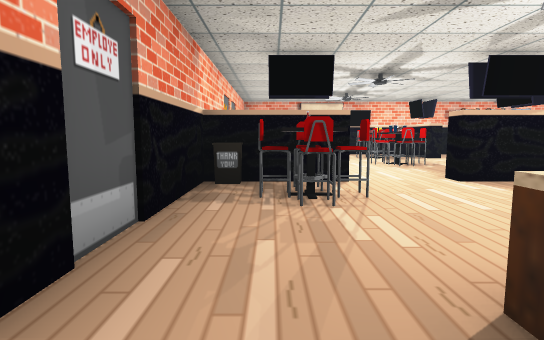
view 1 (above)

18 first-person views from a walk through a 3-D level made in the Unity game engine. The camera is 1.5 m above the floor, tilts 6° down and sees 80° across. Doors are open. The floor is counted in squares, 2 m on a side. Each view is taken from the middle of a square. On the plan, view 1 faces up. The plan holds only what a view shows up to about 11 squares ahead; the rest is blank. The place goes on beyond the plan. The player is left out. Some surface patterns are stand-ins.

view 2
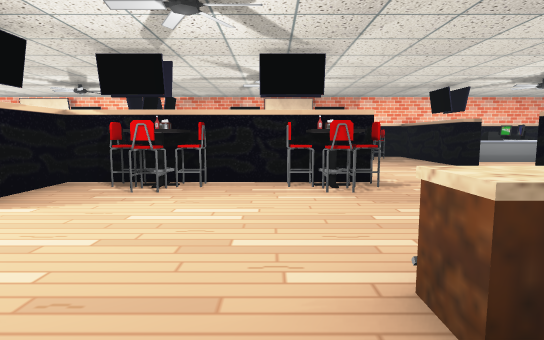

view 3
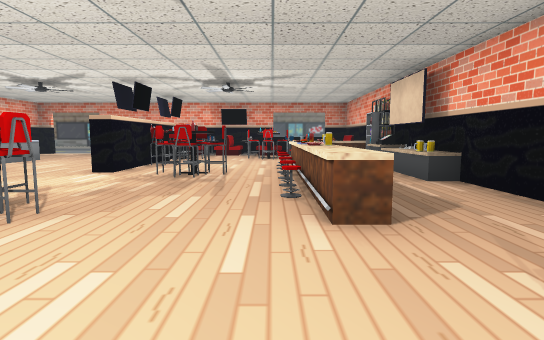

view 4
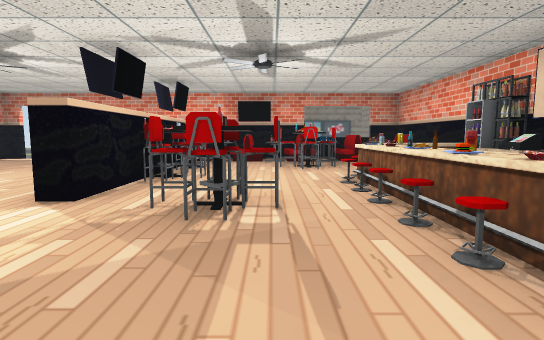

view 5
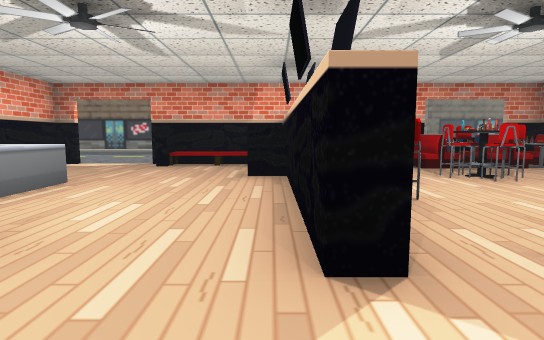

view 6
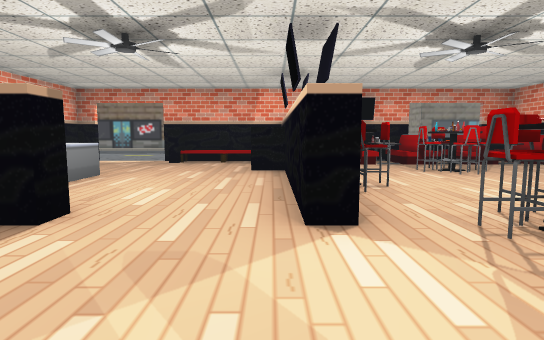

view 7
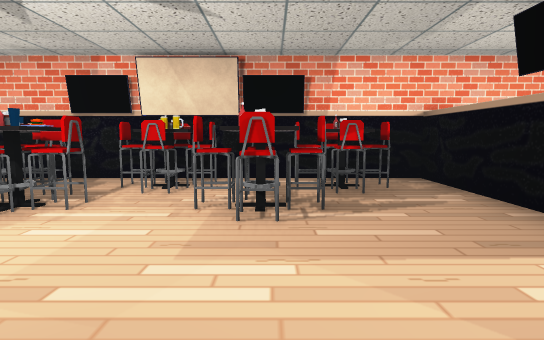

view 8
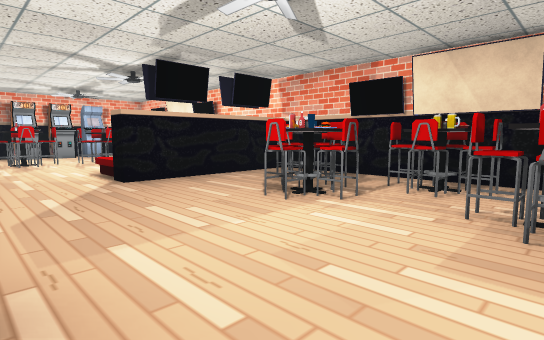

view 9
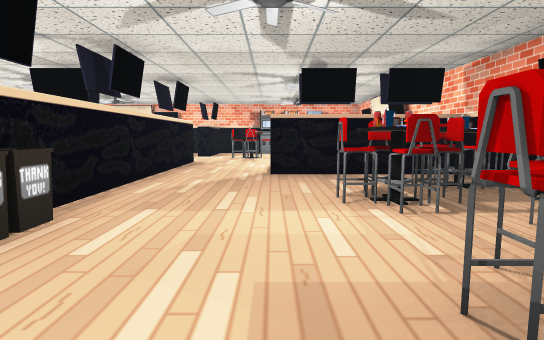

view 10
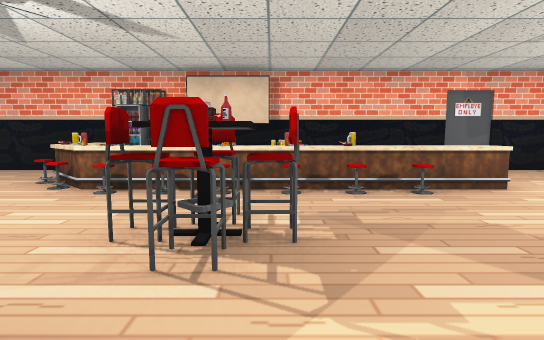

view 11
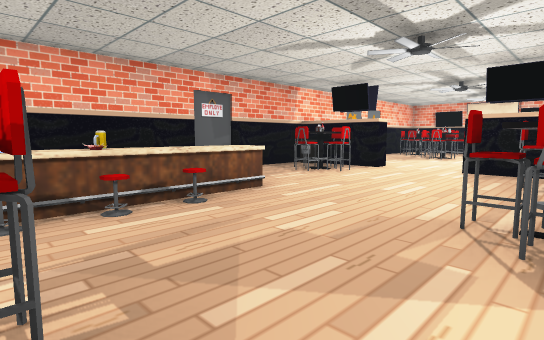

view 12
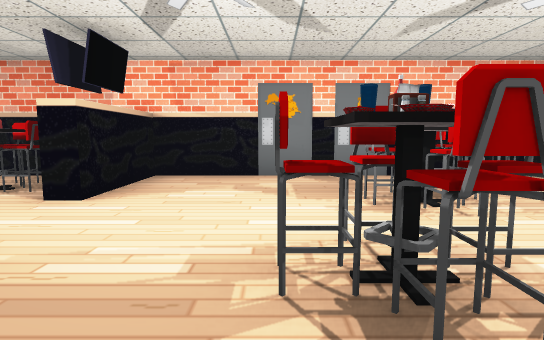

view 13
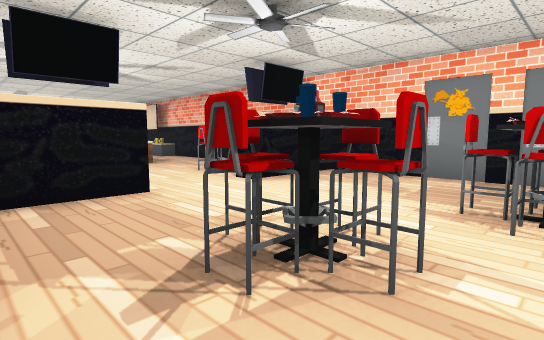

view 14
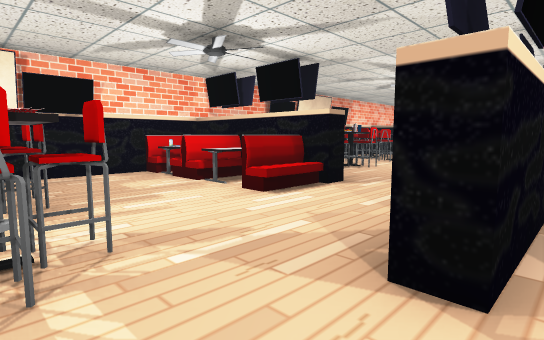

view 15
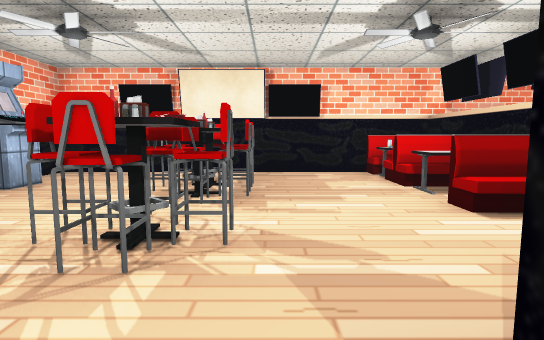

view 16
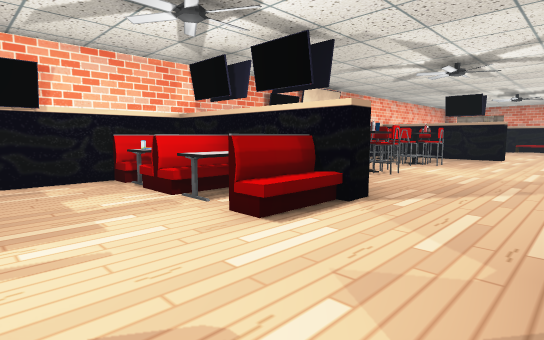

view 17
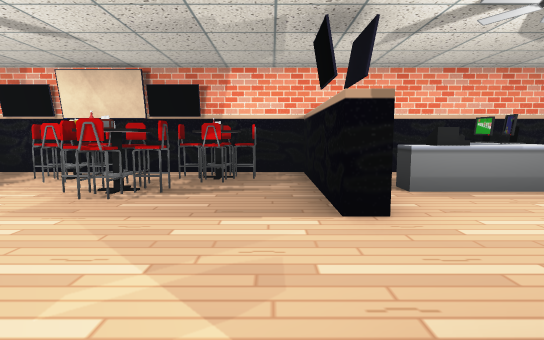

view 18
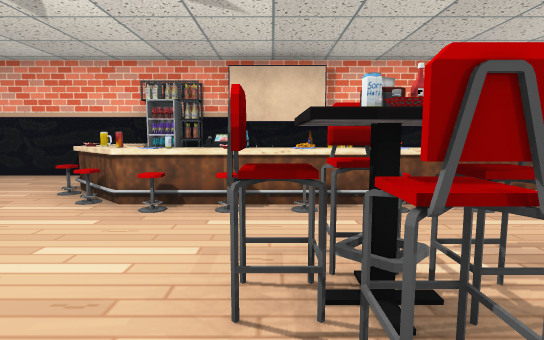

### Floor plan
Ten units are one square. View 1 is at (0, 0); x grows to the right and y downward. Boxes are objects, and circles mark ways between rooms. Rooms are numbered by the first view taken in them; rooms with no view inside come last. Other rooms are left out.
<svg viewBox="-20 -110 143 215">
<path fill="none" stroke="#000" d="M53 33 53 27 57 27 57 70 65 70M15 34 15 45M15 14 15 26M53 64 53 54M80 31 80 27 118 27 118 5M-6 34 -6 44M-5 52 4 52M-10 39 -5 39M-11 34 -11 45M-11 36 -5 36M9 -13 15 -13 15 6M-12 42 -8 42M53 -24 53 -35M-11 59 -11 97 -4 97M15 84 26 84M93 62 93 39 99 39M98 6 98 -3M107 18 107 9M66 97 86 97 86 89M111 14 107 10 107 3M12 -38 8 -43M12 -39 5 -39M113 9 110 6M53 -46 53 -53 31 -53M13 -43 3 -43M12 -43 6 -37M5 -46 9 -42M7 -49 7 -34M-4 -50 -10 -50M13 -58 13 -53 -11 -53 -11 11M111 97 118 97 118 45M-6 89 -6 96M53 -66 53 -76M57 -75 57 -16M31 -53 31 -58 48 -58M79 -58 85 -58M74 -96 76 -98 76 -105M78 -100 74 -104M81 -98 76 -98M90 -92 90 -105M92 -98 85 -98M60 -19 60 -12M101 -57 101 -66M98 -93 98 -105M107 -39 101 -39M93 -20 93 -25M107 -36 105 -37 101 -37M97 -20 92 -25M112 -40 109 -43M107 -31 107 -37M98 -20 98 -25M-11 -104 -11 -58 13 -58M92 -4 96 -8M93 -4 93 -9M118 -25 118 -53 80 -53 80 -70M81 -62 81 -70 85 -70M98 -60 98 -66M110 -36 107 -39M94 -58 118 -58 118 -105M101 -12 101 -17M98 -3 102 -3M118 5 118 -25"/>
<rect x="-15" y="45" width="10" height="10" fill="#bbb"><title>other object</title></rect>
<rect x="-15" y="25" width="10" height="10" fill="#bbb"><title>other object</title></rect>
<rect x="-15" y="15" width="10" height="10" fill="#bbb"><title>other object</title></rect>
<rect x="-5" y="85" width="10" height="10" fill="#bbb"><title>table</title></rect>
<rect x="-5" y="55" width="10" height="10" fill="#bbb"><title>stool</title></rect>
<rect x="-5" y="-45" width="10" height="10" fill="#bbb"><title>table</title></rect>
<rect x="5" y="45" width="10" height="10" fill="#bbb"><title>stool</title></rect>
<rect x="5" y="25" width="10" height="10" fill="#bbb"><title>other object</title></rect>
<rect x="5" y="5" width="10" height="10" fill="#bbb"><title>mug</title></rect>
<rect x="15" y="65" width="10" height="10" fill="#bbb"><title>other object</title></rect>
<rect x="15" y="35" width="10" height="10" fill="#bbb"><title>stool</title></rect>
<rect x="15" y="25" width="10" height="10" fill="#bbb"><title>stool</title></rect>
<rect x="15" y="15" width="10" height="10" fill="#bbb"><title>stool</title></rect>
<rect x="15" y="5" width="10" height="10" fill="#bbb"><title>stool</title></rect>
<rect x="15" y="-5" width="10" height="10" fill="#bbb"><title>stool</title></rect>
<rect x="25" y="25" width="20" height="10" fill="#bbb"><title>table</title></rect>
<rect x="35" y="15" width="10" height="10" fill="#bbb"><title>bottle</title></rect>
<rect x="45" y="35" width="10" height="10" fill="#bbb"><title>other object</title></rect>
<rect x="45" y="-15" width="10" height="10" fill="#bbb"><title>other object</title></rect>
<rect x="45" y="-25" width="10" height="10" fill="#bbb"><title>other object</title></rect>
<rect x="45" y="-45" width="10" height="10" fill="#bbb"><title>other object</title></rect>
<rect x="45" y="-55" width="10" height="10" fill="#bbb"><title>table</title></rect>
<rect x="55" y="75" width="10" height="20" fill="#bbb"><title>bench</title></rect>
<rect x="85" y="-5" width="10" height="10" fill="#bbb"><title>table</title></rect>
<rect x="5" y="-105" width="20" height="20" fill="#bbb"><title>table</title></rect>
<rect x="25" y="-85" width="10" height="10" fill="#bbb"><title>other object</title></rect>
<rect x="35" y="-95" width="10" height="10" fill="#bbb"><title>basket</title></rect>
<rect x="55" y="-85" width="10" height="10" fill="#bbb"><title>other object</title></rect>
<rect x="65" y="-105" width="10" height="10" fill="#bbb"><title>table</title></rect>
<rect x="85" y="-35" width="10" height="10" fill="#bbb"><title>table</title></rect>
<rect x="85" y="-75" width="20" height="10" fill="#bbb"><title>table</title></rect>
<rect x="105" y="-75" width="10" height="10" fill="#bbb"><title>table</title></rect>
<rect x="105" y="-15" width="10" height="10" fill="#bbb"><title>other object</title></rect>
<circle cx="25" cy="-60" r="3" fill="#2a7"/>
<circle cx="75" cy="-15" r="3" fill="#2a7"/>
<circle cx="90" cy="-10" r="3" fill="#2a7"/>
<circle cx="100" cy="-75" r="3" fill="#2a7"/>
<text x="40" y="30">1</text>
<text x="50" y="-70">2</text>
<text x="110" y="-80">3</text>
<text x="110" y="-10">4</text>
</svg>
Room 1 opens to room 2. Room 1 opens to room 4. Room 2 opens to room 3.

Where each view was taken, in squares from view 1:
view 1: 0 up, 0 right, facing up
view 2: 2 up, 0 right, facing right
view 3: 4 up, 2 right, facing down
view 4: 1 up, 3 right, facing down
view 5: 1 down, 6 right, facing down
view 6: 0 up, 6 right, facing down
view 7: 0 up, 6 right, facing right
view 8: 0 up, 6 right, facing up-right
view 9: 1 down, 8 right, facing up
view 10: 2 down, 6 right, facing left
view 11: 2 down, 5 right, facing up-left
view 12: 8 up, 5 right, facing left
view 13: 10 up, 5 right, facing down-left
view 14: 10 up, 5 right, facing down-right
view 15: 9 up, 5 right, facing right
view 16: 9 up, 6 right, facing down-right
view 17: 2 down, 5 right, facing right
view 18: 3 down, 5 right, facing left
